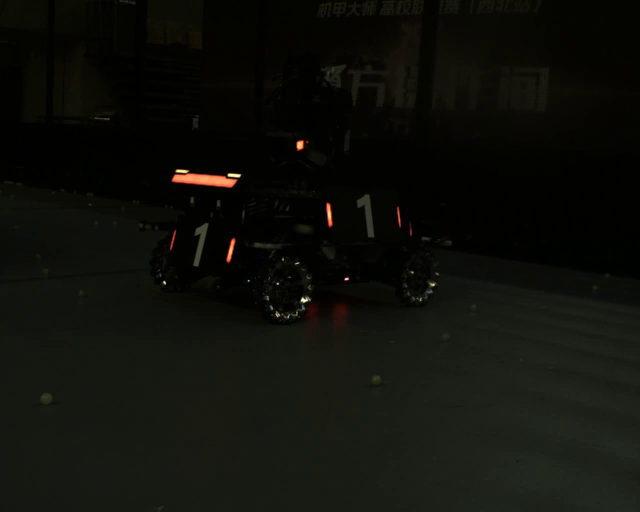
//> input picture Week1/bin/images/hero.png, 1280 x 1024 px (shown at 1/2 size)
$ ./task2   (built with g++ and OpenCV 4)
//> lines starting //> are read from the running program, lines starting //| are printed output that depends on the picture; after the words box and inside, x2 and y2 are one past the last pixel; in counts of white or black regions, pixels touching at a corner belong together
#include <opencv2/opencv.hpp>
#include <string>
#include <vector>
#include <stdexcept>
#include <iostream>
#include <algorithm>
using namespace std;
using namespace cv;

// ×Ô¶¨ÒåÒì³£Àà
class ImageException : public std::exception {
private:
	std::string message;
public:
	ImageException(const std::string& msg) : message(msg) {}
	//Ðéº¯ÊýÖØÐ´
	const char* what() const noexcept override {
		return message.c_str();
	}
};

class ImageProcesser {
private:
	string ImgPath;
	cv::Mat Img;
	bool isLoaded;
	// ¼ì²éÍ¼ÏñÊÇ·ñ³É¹¦¼ÓÔØ
	void CheckImageLoaded() const {
		if (!isLoaded || Img.empty()) {
			throw ImageException("Í¼ÏñÎ´³É¹¦¼ÓÔØ£¬ÎÞ·¨Ö´ÐÐ²Ù×÷£¬ÇëÏÈÀûÓÃ\"ImageProcesser(PATH)\"½øÐÐ¼ÓÔØ");
		}
	}
public:
	// ¹¹Ôìº¯Êý
	ImageProcesser(const string& filename) : ImgPath(filename), isLoaded(false) {
//> called with filename = "images/hero.png"
		Img = cv::imread(ImgPath, 1);
//> Img is the input picture: 1024 rows x 1280 cols, CV_8UC3; mean B, G, R 10, 15.5, 14.8
		//Â·¾¶¸ñÊ½Òì³£ÅÐ¶Ï
		if (Img.empty()) {
			throw ImageException("ÎÞ·¨¼ÓÔØÍ¼ÏñÎÄ¼þ: " + ImgPath + " - Çë¼ì²éÎÄ¼þÂ·¾¶ºÍ¸ñÊ½ÊÇ·ñÖ§³Ö");
		}
		isLoaded = true;
		cout << "Í¼Ïñ¼ÓÔØ³É¹¦: " << ImgPath << endl;
//| Í¼Ïñ¼ÓÔØ³É¹¦: images/hero.png
	}

	// »ñÈ¡Í¼Ïñ³ß´ç
	// [124 lines left out: functions GetSize, GetChannels, GetPixelData, ShowImage, ToGray, ToMeanBlur and 2 more, not called in this run]

	// func:¸³ÖµÔËËã
	ImageProcesser& operator=(const ImageProcesser& other) {
		if (this != &other) {
			ImgPath = other.ImgPath;
			Img = other.Img.clone();
			isLoaded = other.isLoaded;
		}
		return *this;
	}

	// func:±£´æ´¦ÀíºóµÄÍ¼Ïñ
	// [7 lines left out: function saveImage, not called in this run]

	// struct:µÆÌõ¼ì²âºÍÉ¸Ñ¡¹¦ÄÜ
	struct LightBar {
		RotatedRect rect;			// Íâ½ÓÐý×ª¾ØÐÎ
		double WHR;					// ¿í¸ß±È(Width and Height Ratio)
		double area;				// Ãæ»ý
		vector<Point> contour;		// ÂÖÀªµã
	};

	// ±¾²¿·Ö¼û±¨¸æ
	// func:HSVÑÕÉ«¿Õ¼ä×ª»»
	cv::Mat ToHSV() const {

		CheckImageLoaded();
		if (Img.channels() != 3) {
			throw ImageException("µ±Ç°Í¼Ïñ²»ÊÇRGB¸ñÊ½£¬ÎÞ·¨×ª»»ÎªHSV");
		}

		cv::Mat HSVImg;
		cv::cvtColor(Img, HSVImg, COLOR_BGR2HSV);
//> HSVImg: 1024 rows x 1280 cols, CV_8UC3; mean H, S, V 35, 146.2, 16.2
		cout << "ÒÑ×ª»»ÎªHSVÑÕÉ«¿Õ¼ä" << endl;
		return HSVImg;
	}

	// func:»ùÓÚHSVµÄãÐÖµ·Ö¸î
	cv::Mat ToHSVThreshold(double minH = 0, double maxH = 180,
		double minS = 0, double maxS = 255,
		double minV = 0, double maxV = 255) const {
//> called with minH = -20, maxH = 10, minS = 100, maxS = 255, minV = 100, maxV = 255

		CheckImageLoaded();

		cv::Mat HSVImg = ToHSV();
		cv::Mat mask;
		cv::Mat mask1;
		cv::Mat mask2;

		// ´´½¨HSV·¶Î§ÑÚÂë£¨ÑÓÍØºìÉ«Çø¼ä£©
		if (minH < 0) {
			double irminH = 180 + minH;
			cv::inRange(HSVImg,
				Scalar(0, minS, minV),
				Scalar(maxH, maxS, maxV),
				mask1);
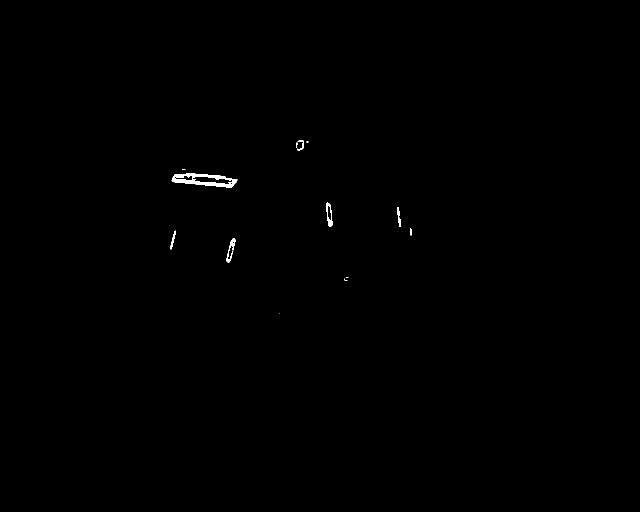
//> mask1: 1024 rows x 1280 cols, CV_8UC1 (shown at 1/2 size); 0.21% white; 13 white regions (6 under 20 px), largest, box (x1, y1, x2, y2) and area: (343, 346, 475, 375) 1711, (452, 476, 471, 526) 305, (653, 405, 665, 454) 293
			cv::inRange(HSVImg,
				Scalar(irminH, minS, minV),
				Scalar(180, maxS, maxV),
				mask2);
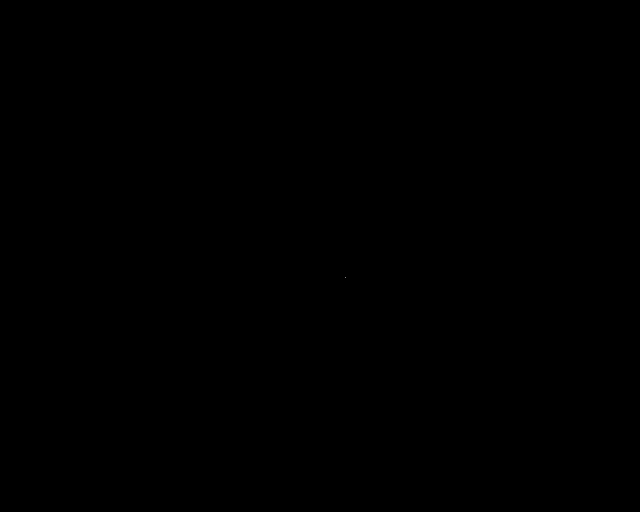
//> mask2: 1024 rows x 1280 cols, CV_8UC1 (shown at 1/2 size); 0% white in thin lines or dots, all inside (x1, y1, x2, y2) = (691, 555, 692, 556)
			mask = mask1 | mask2;
//> mask: 1024 rows x 1280 cols, CV_8UC1; 0.21% white; 13 white regions (6 under 20 px)
		}
		else {
			cv::inRange(HSVImg,
				Scalar(minH, minS, minV),
				Scalar(maxH, maxS, maxV),
				mask);
		}
		cout << "ÒÑÓ¦ÓÃHSVãÐÖµ·Ö¸î: H[" << minH << "," << maxH
			<< "] S[" << minS << "," << maxS
			<< "] V[" << minV << "," << maxV << "]" << endl;

		return mask;
	}

	// func:»ùÓÚHSVµÄµÆÌõ¼ì²â£¨ºìÉ«µÆÌõ×¨ÓÃ£©
	vector<LightBar> SelectLightBarHSV(double minArea = 20, double maxArea = 5000,
		double minWHR = 1.2, double maxWHR = 30.0, double minH = -20.0, double maxH = 10.0,
		double minS = 100, double maxS = 255, double minV = 100, double maxV = 255) const {

		CheckImageLoaded();

		// æ³¨é‡ŠæŽ‰æ—¥å¿—è®¾ç½®
		cout << ">>> ¿ªÊ¼HSVµÆÌõ¼ì²â <<<" << endl;

		// ºìÉ«ÔÚHSVÖÐÓÐÁ½¸ö·¶Î§£¨ÒòÎªºìÉ«ÔÚÉ«Ïà»·µÄÁ½¶Ë£©
		cv::Mat HSVImg = ToHSV();
		cv::Mat redMask;

		// ºìÉ«·¶Î§
		redMask = ToHSVThreshold(minH, maxH, minS, maxS, minV, maxV);

		vector<LightBar> lightBars;
		vector<vector<Point>> contours;
		vector<Vec4i> hierarchy;

		findContours(redMask, contours, hierarchy, RETR_EXTERNAL, CHAIN_APPROX_SIMPLE);
//> contours = 13 contours, 7 with area under 20; largest, box (x1, y1, x2, y2) and area: (343, 346, 475, 375) 2302, (452, 476, 471, 526) 370, (653, 405, 665, 454) 366, (340, 461, 352, 499) 84, (795, 414, 801, 454) 82, (593, 280, 608, 301) 78
		cout << "ÕÒµ½ " << contours.size() << " ¸öºìÉ«ÂÖÀª" << endl;
//| ÕÒµ½ 13 ¸öºìÉ«ÂÖÀª

		for (const auto& contour : contours) {
			double area = contourArea(contour);
			if (area < minArea || area > maxArea) {
				continue;
			}

			RotatedRect rect = minAreaRect(contour);
			double WHR = max(rect.size.width, rect.size.height) / min(rect.size.width, rect.size.height);

			if (WHR < minWHR || WHR > maxWHR) {
				continue;
			}

			LightBar lightBar;
			lightBar.rect = rect;
			lightBar.WHR = WHR;
			lightBar.area = area;
			lightBar.contour = contour;

			lightBars.push_back(lightBar);
		}
//> this loop made 13 passes
//> (area, WHR, lightBar.rect, lightBar.WHR, lightBar.area) on passes 4, 5, 8, 9, 10, 13: (370.5, 5.47, centre (461.2, 500.3), size (50.4, 9.2), angle -76, 5.47, 370.5), (84.5, 11.21, centre (345.6, 479.5), size (38.1, 3.4), angle -76, 11.21, 84.5), (81.5, 10.23, centre (797.5, 433.5), size (3.8, 39.3), angle -7.1, 10.23, 81.5), (365.5, 4.93, centre (658.6, 428.9), size (9.8, 48.5), angle -6.3, 4.93, 365.5), (2302.5, 5.99, centre (408.6, 358.9), size (21.8, 130.3), angle -84.6, 5.99, 2302.5), (78.5, 1.43, centre (600, 290), size (20, 14), angle -90, 1.43, 78.5)
		cout << "ÆäÖÐ°üº¬ " << lightBars.size() << " ¸öÒÉËÆºìÉ«µÆÌõÂÖÀª" << endl;
		return lightBars;
	}

	// func:ÕÒ³öµÆÌõ±ß½ç
	// [44 lines left out: function SelectLightBar, not called in this run]

	// func:ÔÚÔ­Ê¼Í¼ÏñÉÏ±ê¼ÇµÆÌõ
	Mat MarkLightBar(const vector<LightBar>& lightBars,
		bool drawContour = true,
		bool showInfo = true) const {
//> called with drawContour = true, showInfo = true

		CheckImageLoaded();

		Mat SignImg = Img.clone();

		for (size_t i = 0; i < lightBars.size(); i++) {
			const LightBar& bar = lightBars[i];

			// »æÖÆÂÖÀª
			if (drawContour) {
				Scalar color(0, 255, 0);  // ÂÌÉ«ÂÖÀª
				drawContours(SignImg, vector<vector<Point>>{bar.contour}, 0, color, 2);
			}

			// ÏÔÊ¾ÐÅÏ¢
			if (showInfo) {
				Point center = bar.rect.center;
				string info = "A:" + to_string(int(bar.area)) + "-R:" + to_string(bar.WHR).substr(0, 4);
				putText(SignImg, info, Point(center.x - 30, center.y - 10),
					FONT_HERSHEY_SIMPLEX, 0.5, Scalar(0, 0, 255), 1);

				// »æÖÆÖÐÐÄµã
				circle(SignImg, center, 3, Scalar(0, 0, 255), -2);
			}
		}
//> this loop made 6 passes
//> (center, bar.area, info) on passes 1 to 6: (Point(461, 500), 370.5, "A:370-R:5.47"), (Point(346, 480), 84.5, "A:84-R:11.2"), (Point(798, 434), 81.5, "A:81-R:10.2"), (Point(659, 429), 365.5, "A:365-R:4.93"), (Point(409, 359), 2302.5, "A:2302-R:5.98"), (Point(600, 290), 78.5, "A:78-R:1.42")
//> pass 1, in MarkLightBar, `putText(SignImg, info, Point(center.x - 30, center.y - 10), FONT_HERSH..`:
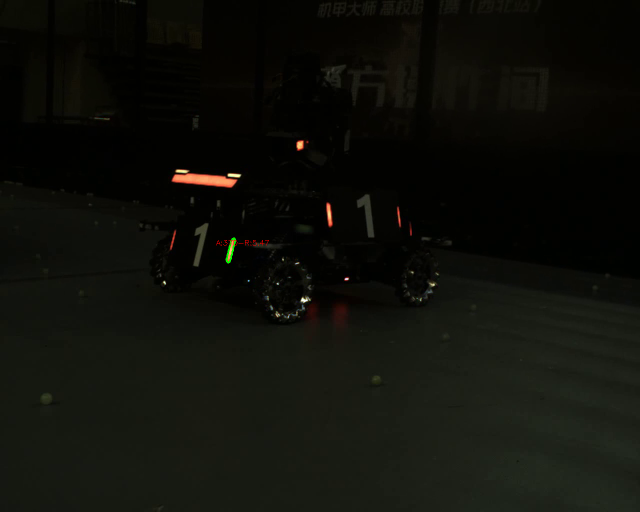
//> SignImg: 1024 rows x 1280 cols, CV_8UC3 (shown at 1/2 size); 569 pixels changed, all inside (x1, y1, x2, y2) = (432, 475, 538, 527)
//> after the loop:
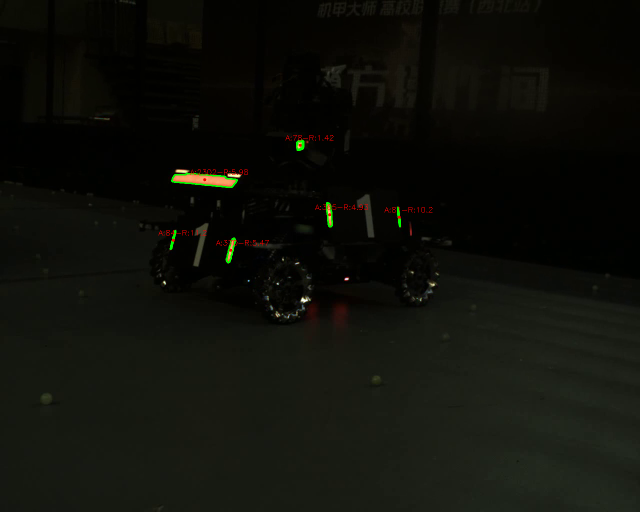
//> SignImg: 1024 rows x 1280 cols, CV_8UC3 (shown at 1/2 size); mean B, G, R 10, 15.8, 14.8

		Mat CopyImg = SignImg.clone();
		// ¼È±ê¼ÇÍ¼Æ¬¿ÉÊÓ»¯
		putText(CopyImg, "SignImg", Point(10, 30), 3, 1, Scalar(255), 2);
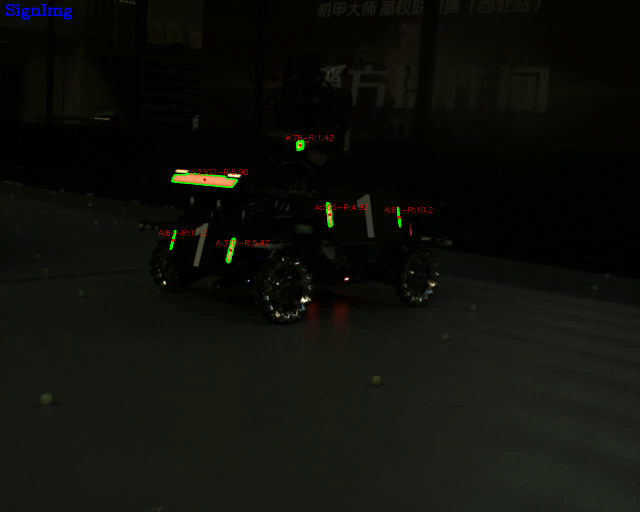
//> CopyImg: 1024 rows x 1280 cols, CV_8UC3 (shown at 1/2 size); 0.11% of pixels changed, all inside (x1, y1, x2, y2) = (12, 8, 144, 39)
		imshow("SignImg", CopyImg);
		cout << "°´ÈÎÒâ¼ü¼ÌÐø£¬»ò°´ESCÍË³ö½ø³Ì..." << endl;
		int key = cv::waitKey(0);  // µÈ´ý°´¼ü
//> the space key is pressed
		// ¼ì²éÊÇ·ñ°´ÁËESC¼ü
		if (key == 27) {
			exit(0);
		}
		return SignImg;
	}

	// func:µÚÒ»°æÍêÕûµÄµÆÌõ¼ì²âÁ÷³Ì£¨»ùÓÚ»Ò¶ÈÍ¼£©£¨±¾º¯Êý·¶Î§²ÎÊýÓë SelectLightBar º¯ÊýµÄ²ÎÊý½¨Òé±£³ÖÒ»ÖÂ£©
	// [20 lines left out: function ProcessLightBarV1, not called in this run]

	// func:µÚ¶þ°æÍêÕûµÄµÆÌõ¼ì²âÁ÷³Ì£¨»ùÓÚHSVºìÉ«Çø¼ä£©
	void ProcessLightBarV2(const string& outputPath, double minArea = 20, double maxArea = 5000,
		double minWHR = 1.2, double maxWHR = 30.0, double minH = -20.0, double maxH = 10.0,
		double minS = 100, double maxS = 255, double minV = 100, double maxV = 255) {

		CheckImageLoaded();

		// HSVµÆÌõ¼ì²â
		auto hsvselection = SelectLightBarHSV(minArea, maxArea, minWHR, maxWHR, minH, maxH, minS, maxS, minV, maxV);

		// ±ê¼ÇµÆÌõ
		Mat markedImg = MarkLightBar(hsvselection);
//> hsvselection = 6 items

		// ±£´æ½á¹û
		if (outputPath.empty()) {
			throw invalid_argument("ÎÄ¼þÂ·¾¶Îª¿Õ£¡");
		}
		else {
			imwrite(outputPath, markedImg);
			cout << "½á¹ûÒÑ±£´æÖÁ: " << outputPath << endl;
		}
		cout << ">>> HSVµÆÌõ¼ì²âÍê³É <<<" << endl;

	}

	// ¸´ÖÆ¹¹Ôìº¯Êý
	ImageProcesser(const ImageProcesser& other)
		: ImgPath(other.ImgPath), Img(other.Img.clone()), isLoaded(other.isLoaded) {}

	// Îö¹¹º¯Êý
	~ImageProcesser() {}
};


int main() {
	ImageProcesser A("images/hero.png");
	//A.ShowImage();
	A.ProcessLightBarV2("copy.png");
	return 0;
}
